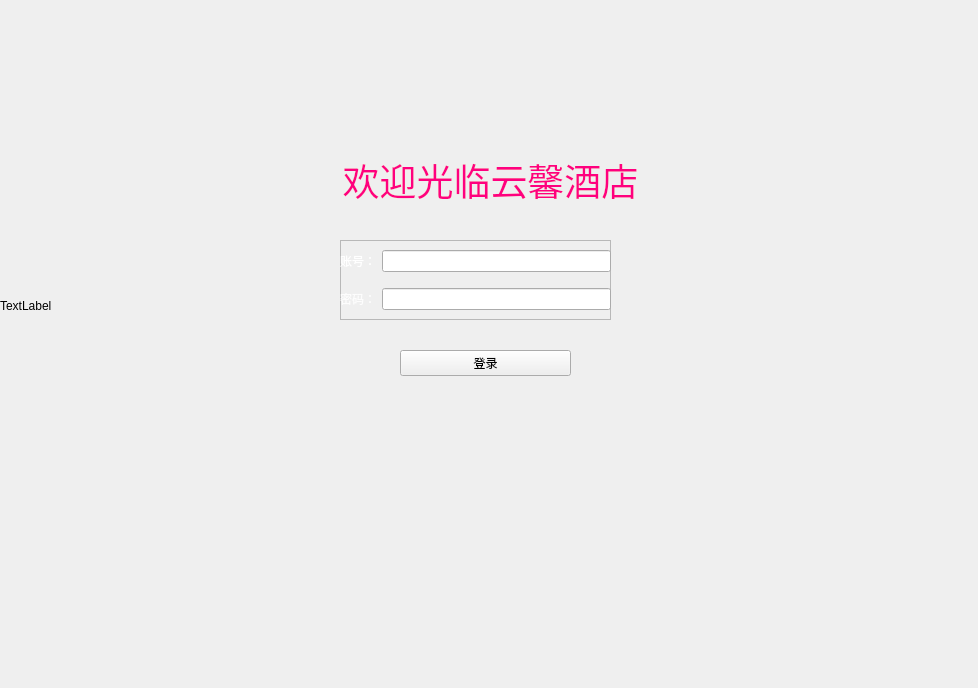
<?xml version="1.0" encoding="UTF-8"?>
<ui version="4.0">
 <class>LOGIN</class>
 <widget class="QWidget" name="LOGIN">
  <property name="geometry">
   <rect>
    <x>0</x>
    <y>0</y>
    <width>978</width>
    <height>688</height>
   </rect>
  </property>
  <property name="windowTitle">
   <string>Form</string>
  </property>
  <widget class="QLabel" name="label">
   <property name="geometry">
    <rect>
     <x>290</x>
     <y>140</y>
     <width>401</width>
     <height>81</height>
    </rect>
   </property>
   <property name="text">
    <string>&lt;html&gt;&lt;head/&gt;&lt;body&gt;&lt;p align=&quot;center&quot;&gt;&lt;span style=&quot; font-size:28pt; color:#ff007f;&quot;&gt;欢迎光临云馨酒店&lt;/span&gt;&lt;/p&gt;&lt;/body&gt;&lt;/html&gt;</string>
   </property>
  </widget>
  <widget class="QFrame" name="frame">
   <property name="geometry">
    <rect>
     <x>340</x>
     <y>240</y>
     <width>271</width>
     <height>80</height>
    </rect>
   </property>
   <property name="frameShape">
    <enum>QFrame::StyledPanel</enum>
   </property>
   <property name="frameShadow">
    <enum>QFrame::Raised</enum>
   </property>
   <widget class="QWidget" name="layoutWidget">
    <property name="geometry">
     <rect>
      <x>0</x>
      <y>0</y>
      <width>271</width>
      <height>81</height>
     </rect>
    </property>
    <layout class="QVBoxLayout" name="verticalLayout">
     <item>
      <layout class="QHBoxLayout" name="horizontalLayout">
       <item>
        <widget class="QLabel" name="label_2">
         <property name="text">
          <string>&lt;html&gt;&lt;head/&gt;&lt;body&gt;&lt;p&gt;&lt;span style=&quot; color:#ffffff;&quot;&gt;账号：&lt;/span&gt;&lt;/p&gt;&lt;/body&gt;&lt;/html&gt;</string>
         </property>
        </widget>
       </item>
       <item>
        <widget class="QLineEdit" name="username_edit"/>
       </item>
      </layout>
     </item>
     <item>
      <layout class="QHBoxLayout" name="horizontalLayout_2">
       <item>
        <widget class="QLabel" name="label_3">
         <property name="text">
          <string>&lt;html&gt;&lt;head/&gt;&lt;body&gt;&lt;p&gt;&lt;span style=&quot; color:#fdfdfd;&quot;&gt;密码：&lt;/span&gt;&lt;/p&gt;&lt;/body&gt;&lt;/html&gt;</string>
         </property>
        </widget>
       </item>
       <item>
        <widget class="QLineEdit" name="password_edit"/>
       </item>
      </layout>
     </item>
    </layout>
   </widget>
  </widget>
  <widget class="QWidget" name="widget" native="true">
   <property name="geometry">
    <rect>
     <x>400</x>
     <y>340</y>
     <width>171</width>
     <height>46</height>
    </rect>
   </property>
   <layout class="QHBoxLayout" name="horizontalLayout_3">
    <item>
     <widget class="QPushButton" name="login">
      <property name="text">
       <string>登录</string>
      </property>
     </widget>
    </item>
   </layout>
  </widget>
  <widget class="QLabel" name="label_4">
   <property name="geometry">
    <rect>
     <x>0</x>
     <y>-30</y>
     <width>991</width>
     <height>671</height>
    </rect>
   </property>
   <property name="styleSheet">
    <string notr="true">border-image: url(:/login/Pictures/R.png);</string>
   </property>
   <property name="text">
    <string>TextLabel</string>
   </property>
  </widget>
  <zorder>label_4</zorder>
  <zorder>label</zorder>
  <zorder>frame</zorder>
  <zorder>widget</zorder>
 </widget>
 <resources/>
 <connections/>
</ui>
